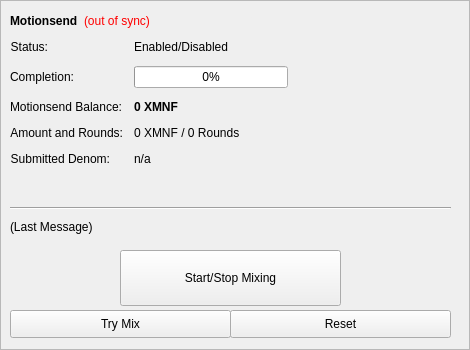
        <widget class="QFrame" name="frameDarksend">
         <property name="minimumSize">
          <size>
           <width>0</width>
           <height>350</height>
          </size>
         </property>
         <property name="layoutDirection">
          <enum>Qt::LeftToRight</enum>
         </property>
         <property name="frameShape">
          <enum>QFrame::StyledPanel</enum>
         </property>
         <property name="frameShadow">
          <enum>QFrame::Raised</enum>
         </property>
         <widget class="QWidget" name="formLayoutWidget">
          <property name="geometry">
           <rect>
            <x>10</x>
            <y>40</y>
            <width>451</width>
            <height>161</height>
           </rect>
          </property>
          <layout class="QFormLayout" name="formLayout">
           <property name="fieldGrowthPolicy">
            <enum>QFormLayout::AllNonFixedFieldsGrow</enum>
           </property>
           <property name="horizontalSpacing">
            <number>11</number>
           </property>
           <property name="verticalSpacing">
            <number>12</number>
           </property>
           <item row="0" column="0">
            <widget class="QLabel" name="darksendEnabledText">
             <property name="text">
              <string>Status:</string>
             </property>
             <property name="alignment">
              <set>Qt::AlignRight|Qt::AlignTrailing|Qt::AlignVCenter</set>
             </property>
            </widget>
           </item>
           <item row="0" column="1">
            <widget class="QLabel" name="darksendEnabled">
             <property name="text">
              <string>Enabled/Disabled</string>
             </property>
            </widget>
           </item>
           <item row="1" column="0">
            <widget class="QLabel" name="labelCompletitionText">
             <property name="text">
              <string>Completion:</string>
             </property>
             <property name="alignment">
              <set>Qt::AlignRight|Qt::AlignTrailing|Qt::AlignVCenter</set>
             </property>
            </widget>
           </item>
           <item row="1" column="1">
            <widget class="QProgressBar" name="darksendProgress">
             <property name="maximumSize">
              <size>
               <width>154</width>
               <height>16777215</height>
              </size>
             </property>
             <property name="value">
              <number>0</number>
             </property>
            </widget>
           </item>
           <item row="2" column="0">
            <widget class="QLabel" name="labelAnonymizedText">
             <property name="text">
              <string>Motionsend Balance:</string>
             </property>
             <property name="alignment">
              <set>Qt::AlignRight|Qt::AlignTrailing|Qt::AlignVCenter</set>
             </property>
            </widget>
           </item>
           <item row="2" column="1">
            <widget class="QLabel" name="labelAnonymized">
             <property name="font">
              <font>
               <weight>75</weight>
               <bold>true</bold>
              </font>
             </property>
             <property name="text">
              <string notr="true">0 XMNF</string>
             </property>
            </widget>
           </item>
           <item row="3" column="0">
            <widget class="QLabel" name="labelAmountRoundsText">
             <property name="text">
              <string>Amount and Rounds:</string>
             </property>
             <property name="alignment">
              <set>Qt::AlignRight|Qt::AlignTrailing|Qt::AlignVCenter</set>
             </property>
            </widget>
           </item>
           <item row="3" column="1">
            <widget class="QLabel" name="labelAmountRounds">
             <property name="text">
              <string>0 XMNF / 0 Rounds</string>
             </property>
            </widget>
           </item>
           <item row="4" column="0">
            <widget class="QLabel" name="labelSubmittedDenomText">
             <property name="text">
              <string>Submitted Denom:</string>
             </property>
             <property name="alignment">
              <set>Qt::AlignRight|Qt::AlignTrailing|Qt::AlignVCenter</set>
             </property>
            </widget>
           </item>
           <item row="4" column="1">
            <widget class="QLabel" name="labelSubmittedDenom">
             <property name="toolTip">
              <string>The denominations you submitted to the Masternode.&lt;br&gt;To mix, other users must submit the exact same denominations.</string>
             </property>
             <property name="text">
              <string>n/a</string>
             </property>
            </widget>
           </item>
          </layout>
         </widget>
         <widget class="QPushButton" name="runAutoDenom">
          <property name="geometry">
           <rect>
            <x>251</x>
            <y>17</y>
            <width>1</width>
            <height>1</height>
           </rect>
          </property>
          <property name="palette">
           <palette>
            <active>
             <colorrole role="WindowText">
              <brush brushstyle="SolidPattern">
               <color alpha="255">
                <red>0</red>
                <green>0</green>
                <blue>0</blue>
               </color>
              </brush>
             </colorrole>
             <colorrole role="Button">
              <brush brushstyle="SolidPattern">
               <color alpha="255">
                <red>239</red>
                <green>238</green>
                <blue>238</blue>
               </color>
              </brush>
             </colorrole>
             <colorrole role="Light">
              <brush brushstyle="SolidPattern">
               <color alpha="255">
                <red>255</red>
                <green>255</green>
                <blue>255</blue>
               </color>
              </brush>
             </colorrole>
             <colorrole role="Midlight">
              <brush brushstyle="SolidPattern">
               <color alpha="255">
                <red>247</red>
                <green>246</green>
                <blue>246</blue>
               </color>
              </brush>
             </colorrole>
             <colorrole role="Dark">
              <brush brushstyle="SolidPattern">
               <color alpha="255">
                <red>119</red>
                <green>119</green>
                <blue>119</blue>
               </color>
              </brush>
             </colorrole>
             <colorrole role="Mid">
              <brush brushstyle="SolidPattern">
               <color alpha="255">
                <red>159</red>
                <green>159</green>
                <blue>159</blue>
               </color>
              </brush>
             </colorrole>
             <colorrole role="Text">
              <brush brushstyle="SolidPattern">
               <color alpha="255">
                <red>0</red>
                <green>0</green>
                <blue>0</blue>
               </color>
              </brush>
             </colorrole>
             <colorrole role="BrightText">
              <brush brushstyle="SolidPattern">
               <color alpha="255">
                <red>255</red>
                <green>255</green>
                <blue>255</blue>
               </color>
              </brush>
             </colorrole>
             <colorrole role="ButtonText">
              <brush brushstyle="SolidPattern">
               <color alpha="255">
                <red>0</red>
                <green>0</green>
                <blue>0</blue>
               </color>
              </brush>
             </colorrole>
             <colorrole role="Base">
              <brush brushstyle="SolidPattern">
               <color alpha="255">
                <red>255</red>
                <green>255</green>
                <blue>255</blue>
               </color>
              </brush>
             </colorrole>
             <colorrole role="Window">
              <brush brushstyle="SolidPattern">
               <color alpha="255">
                <red>239</red>
                <green>238</green>
                <blue>238</blue>
               </color>
              </brush>
             </colorrole>
             <colorrole role="Shadow">
              <brush brushstyle="SolidPattern">
               <color alpha="255">
                <red>0</red>
                <green>0</green>
                <blue>0</blue>
               </color>
              </brush>
             </colorrole>
             <colorrole role="AlternateBase">
              <brush brushstyle="SolidPattern">
               <color alpha="255">
                <red>247</red>
                <green>246</green>
                <blue>246</blue>
               </color>
              </brush>
             </colorrole>
             <colorrole role="ToolTipBase">
              <brush brushstyle="SolidPattern">
               <color alpha="255">
                <red>255</red>
                <green>255</green>
                <blue>220</blue>
               </color>
              </brush>
             </colorrole>
             <colorrole role="ToolTipText">
              <brush brushstyle="SolidPattern">
               <color alpha="255">
                <red>0</red>
                <green>0</green>
                <blue>0</blue>
               </color>
              </brush>
             </colorrole>
            </active>
            <inactive>
             <colorrole role="WindowText">
              <brush brushstyle="SolidPattern">
               <color alpha="255">
                <red>0</red>
                <green>0</green>
                <blue>0</blue>
               </color>
              </brush>
             </colorrole>
             <colorrole role="Button">
              <brush brushstyle="SolidPattern">
               <color alpha="255">
                <red>239</red>
                <green>238</green>
                <blue>238</blue>
               </color>
              </brush>
             </colorrole>
             <colorrole role="Light">
              <brush brushstyle="SolidPattern">
               <color alpha="255">
                <red>255</red>
                <green>255</green>
                <blue>255</blue>
               </color>
              </brush>
             </colorrole>
             <colorrole role="Midlight">
              <brush brushstyle="SolidPattern">
               <color alpha="255">
                <red>247</red>
                <green>246</green>
                <blue>246</blue>
               </color>
              </brush>
             </colorrole>
             <colorrole role="Dark">
              <brush brushstyle="SolidPattern">
               <color alpha="255">
                <red>119</red>
                <green>119</green>
                <blue>119</blue>
               </color>
              </brush>
             </colorrole>
             <colorrole role="Mid">
              <brush brushstyle="SolidPattern">
               <color alpha="255">
                <red>159</red>
                <green>159</green>
                <blue>159</blue>
               </color>
              </brush>
             </colorrole>
             <colorrole role="Text">
              <brush brushstyle="SolidPattern">
               <color alpha="255">
                <red>0</red>
                <green>0</green>
                <blue>0</blue>
               </color>
              </brush>
             </colorrole>
             <colorrole role="BrightText">
              <brush brushstyle="SolidPattern">
               <color alpha="255">
                <red>255</red>
                <green>255</green>
                <blue>255</blue>
               </color>
              </brush>
             </colorrole>
             <colorrole role="ButtonText">
              <brush brushstyle="SolidPattern">
               <color alpha="255">
                <red>0</red>
                <green>0</green>
                <blue>0</blue>
               </color>
              </brush>
             </colorrole>
             <colorrole role="Base">
              <brush brushstyle="SolidPattern">
               <color alpha="255">
                <red>255</red>
                <green>255</green>
                <blue>255</blue>
               </color>
              </brush>
             </colorrole>
             <colorrole role="Window">
              <brush brushstyle="SolidPattern">
               <color alpha="255">
                <red>239</red>
                <green>238</green>
                <blue>238</blue>
               </color>
              </brush>
             </colorrole>
             <colorrole role="Shadow">
              <brush brushstyle="SolidPattern">
               <color alpha="255">
                <red>0</red>
                <green>0</green>
                <blue>0</blue>
               </color>
              </brush>
             </colorrole>
             <colorrole role="AlternateBase">
              <brush brushstyle="SolidPattern">
               <color alpha="255">
                <red>247</red>
                <green>246</green>
                <blue>246</blue>
               </color>
              </brush>
             </colorrole>
             <colorrole role="ToolTipBase">
              <brush brushstyle="SolidPattern">
               <color alpha="255">
                <red>255</red>
                <green>255</green>
                <blue>220</blue>
               </color>
              </brush>
             </colorrole>
             <colorrole role="ToolTipText">
              <brush brushstyle="SolidPattern">
               <color alpha="255">
                <red>0</red>
                <green>0</green>
                <blue>0</blue>
               </color>
              </brush>
             </colorrole>
            </inactive>
            <disabled>
             <colorrole role="WindowText">
              <brush brushstyle="SolidPattern">
               <color alpha="255">
                <red>119</red>
                <green>119</green>
                <blue>119</blue>
               </color>
              </brush>
             </colorrole>
             <colorrole role="Button">
              <brush brushstyle="SolidPattern">
               <color alpha="255">
                <red>239</red>
                <green>238</green>
                <blue>238</blue>
               </color>
              </brush>
             </colorrole>
             <colorrole role="Light">
              <brush brushstyle="SolidPattern">
               <color alpha="255">
                <red>255</red>
                <green>255</green>
                <blue>255</blue>
               </color>
              </brush>
             </colorrole>
             <colorrole role="Midlight">
              <brush brushstyle="SolidPattern">
               <color alpha="255">
                <red>247</red>
                <green>246</green>
                <blue>246</blue>
               </color>
              </brush>
             </colorrole>
             <colorrole role="Dark">
              <brush brushstyle="SolidPattern">
               <color alpha="255">
                <red>119</red>
                <green>119</green>
                <blue>119</blue>
               </color>
              </brush>
             </colorrole>
             <colorrole role="Mid">
              <brush brushstyle="SolidPattern">
               <color alpha="255">
                <red>159</red>
                <green>159</green>
                <blue>159</blue>
               </color>
              </brush>
             </colorrole>
             <colorrole role="Text">
              <brush brushstyle="SolidPattern">
               <color alpha="255">
                <red>119</red>
                <green>119</green>
                <blue>119</blue>
               </color>
              </brush>
             </colorrole>
             <colorrole role="BrightText">
              <brush brushstyle="SolidPattern">
               <color alpha="255">
                <red>255</red>
                <green>255</green>
                <blue>255</blue>
               </color>
              </brush>
             </colorrole>
             <colorrole role="ButtonText">
              <brush brushstyle="SolidPattern">
               <color alpha="255">
                <red>119</red>
                <green>119</green>
                <blue>119</blue>
               </color>
              </brush>
             </colorrole>
             <colorrole role="Base">
              <brush brushstyle="SolidPattern">
               <color alpha="255">
                <red>239</red>
                <green>238</green>
                <blue>238</blue>
               </color>
              </brush>
             </colorrole>
             <colorrole role="Window">
              <brush brushstyle="SolidPattern">
               <color alpha="255">
                <red>239</red>
                <green>238</green>
                <blue>238</blue>
               </color>
              </brush>
             </colorrole>
             <colorrole role="Shadow">
              <brush brushstyle="SolidPattern">
               <color alpha="255">
                <red>0</red>
                <green>0</green>
                <blue>0</blue>
               </color>
              </brush>
             </colorrole>
             <colorrole role="AlternateBase">
              <brush brushstyle="SolidPattern">
               <color alpha="255">
                <red>239</red>
                <green>238</green>
                <blue>238</blue>
               </color>
              </brush>
             </colorrole>
             <colorrole role="ToolTipBase">
              <brush brushstyle="SolidPattern">
               <color alpha="255">
                <red>255</red>
                <green>255</green>
                <blue>220</blue>
               </color>
              </brush>
             </colorrole>
             <colorrole role="ToolTipText">
              <brush brushstyle="SolidPattern">
               <color alpha="255">
                <red>0</red>
                <green>0</green>
                <blue>0</blue>
               </color>
              </brush>
             </colorrole>
            </disabled>
           </palette>
          </property>
          <property name="focusPolicy">
           <enum>Qt::NoFocus</enum>
          </property>
          <property name="autoFillBackground">
           <bool>true</bool>
          </property>
          <property name="text">
           <string/>
          </property>
          <property name="flat">
           <bool>true</bool>
          </property>
         </widget>
         <widget class="QPushButton" name="toggleDarksend">
          <property name="geometry">
           <rect>
            <x>120</x>
            <y>250</y>
            <width>221</width>
            <height>56</height>
           </rect>
          </property>
          <property name="sizePolicy">
           <sizepolicy hsizetype="MinimumExpanding" vsizetype="Fixed">
            <horstretch>0</horstretch>
            <verstretch>0</verstretch>
           </sizepolicy>
          </property>
          <property name="text">
           <string>Start/Stop Mixing</string>
          </property>
         </widget>
         <widget class="Line" name="lineLastMessage">
          <property name="geometry">
           <rect>
            <x>10</x>
            <y>200</y>
            <width>441</width>
            <height>16</height>
           </rect>
          </property>
          <property name="orientation">
           <enum>Qt::Horizontal</enum>
          </property>
         </widget>
         <widget class="QLabel" name="darkSendStatus">
          <property name="geometry">
           <rect>
            <x>10</x>
            <y>220</y>
            <width>451</width>
            <height>61</height>
           </rect>
          </property>
          <property name="minimumSize">
           <size>
            <width>288</width>
            <height>43</height>
           </size>
          </property>
          <property name="text">
           <string>(Last Message)</string>
          </property>
          <property name="alignment">
           <set>Qt::AlignLeading|Qt::AlignLeft|Qt::AlignTop</set>
          </property>
          <property name="wordWrap">
           <bool>true</bool>
          </property>
         </widget>
         <widget class="QPushButton" name="darksendAuto">
          <property name="geometry">
           <rect>
            <x>10</x>
            <y>310</y>
            <width>221</width>
            <height>28</height>
           </rect>
          </property>
          <property name="sizePolicy">
           <sizepolicy hsizetype="MinimumExpanding" vsizetype="Fixed">
            <horstretch>0</horstretch>
            <verstretch>0</verstretch>
           </sizepolicy>
          </property>
          <property name="toolTip">
           <string>Try to manually submit a Motionsend request.</string>
          </property>
          <property name="text">
           <string>Try Mix</string>
          </property>
         </widget>
         <widget class="QPushButton" name="darksendReset">
          <property name="geometry">
           <rect>
            <x>230</x>
            <y>310</y>
            <width>221</width>
            <height>28</height>
           </rect>
          </property>
          <property name="sizePolicy">
           <sizepolicy hsizetype="MinimumExpanding" vsizetype="Fixed">
            <horstretch>0</horstretch>
            <verstretch>0</verstretch>
           </sizepolicy>
          </property>
          <property name="toolTip">
           <string>Reset the current status of Motionsend (can interrupt Motionsend if it's in the process of Mixing, which can cost you money!)</string>
          </property>
          <property name="autoFillBackground">
           <bool>false</bool>
          </property>
          <property name="text">
           <string>Reset</string>
          </property>
         </widget>
         <widget class="QWidget" name="layoutWidget">
          <property name="geometry">
           <rect>
            <x>10</x>
            <y>10</y>
            <width>431</width>
            <height>22</height>
           </rect>
          </property>
          <layout class="QHBoxLayout" name="horizontalLayout_5">
           <item>
            <widget class="QLabel" name="label_2">
             <property name="font">
              <font>
               <weight>75</weight>
               <bold>true</bold>
              </font>
             </property>
             <property name="text">
              <string>Motionsend</string>
             </property>
            </widget>
           </item>
           <item>
            <widget class="QLabel" name="labelDarksendSyncStatus">
             <property name="toolTip">
              <string>The displayed information may be out of date. Your wallet automatically synchronizes with the MOTION network after a connection is established, but this process has not completed yet.</string>
             </property>
             <property name="styleSheet">
              <string notr="true">QLabel { color: red; }</string>
             </property>
             <property name="text">
              <string notr="true">(out of sync)</string>
             </property>
             <property name="alignment">
              <set>Qt::AlignLeading|Qt::AlignLeft|Qt::AlignVCenter</set>
             </property>
            </widget>
           </item>
           <item>
            <spacer name="horizontalSpacer_4">
             <property name="orientation">
              <enum>Qt::Horizontal</enum>
             </property>
             <property name="sizeHint" stdset="0">
              <size>
               <width>40</width>
               <height>20</height>
              </size>
             </property>
            </spacer>
           </item>
          </layout>
         </widget>
        </widget>
